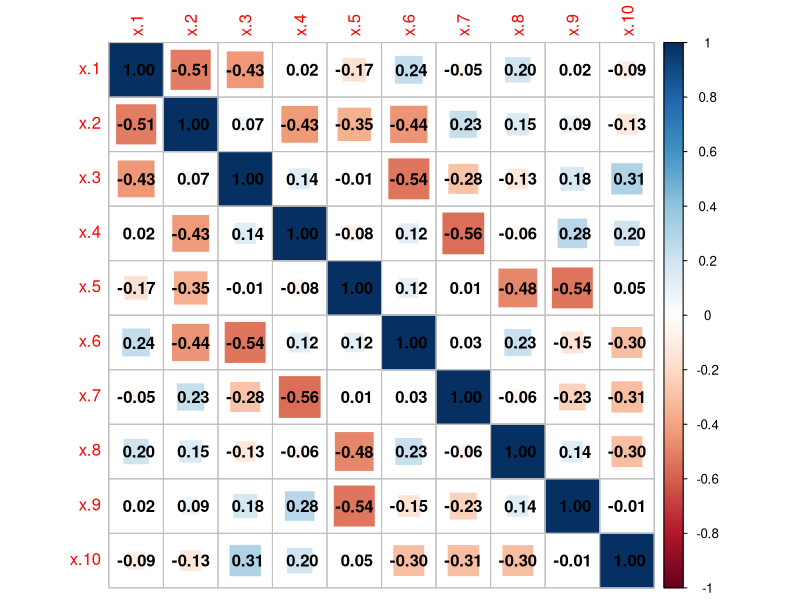

Write the R code that produced this figure.
## ---- chunk 1
knitr::opts_chunk$set(echo = TRUE, warning = FALSE, message = FALSE)
## ---- chunk 2
rm(list = ls())
library(readr) ; library(tidyverse) ; library(corrplot) ; library(MASS)

train <- read.csv("vowel_train.csv", sep = ",")
train$x.10. <- gsub("\\\\", "", train$x.10.)
train$x.10. <- as.numeric(gsub("}", "", train$x.10.))
train$x.10 <- train$x.10. ; train$x.10. <- NULL

test <- read.csv("vowel_test.csv", sep = ",")
test$x.10. <- gsub("\\\\", "", test$x.10.)
test$x.10. <- as.numeric(gsub("}", "", test$x.10.))
test$x.10 <- test$x.10. ; test$x.10. <- NULL
head(train) ; summary(train)

corr_matrix <- cor(train[,-1]) # correlation matrix
corrplot(corr_matrix, method = "square", addCoef.col = 'black')  # associated plot

train[paste0("y_", 1:11)] <- lapply(1:11, function(k) { as.integer(train$y == k)})
test[paste0("y_", 1:11)] <- lapply(1:11, function(k) { as.integer(test$y == k)})

x_vars <- paste0("x.", 1:10) # string vector of the name of the features

# Regression Indicator Matrix ------

models <- vector("list", 11) # create an empty list to store the 11 regressions

for (k in 1:11) { # loop through the 11 groups
  y_var <- paste0("y_", k) # string vector of the name of group k 
  
  formula_k <- as.formula(
    paste(y_var, "~", paste(x_vars, collapse = " + ")) # formula regress y_k on the features
  )
  
  models[[k]] <- lm(formula_k, data = train) # fit the reg
}

fitted_train <- as.data.frame(
  lapply(models, fitted) # retrieve the fitted values for each model
) # we store them in a data.frame

names(fitted_train) <- paste0("y_", 1:11) # rename the columns for clarity

# the predicted outcome is the one with the highest fitted values 
prediction_train <- max.col(fitted_train, ties.method = "first")

# Training error rate is ~0.48
train_error_rate <- mean(train$y != prediction_train) ; train_error_rate

# we obtain the fitted values of the model on the test data
fitted_test <- as.data.frame(
  lapply(models, function(model) predict(model, newdata = test))
)

names(fitted_test) <- paste0("y_", 1:11)

prediction_test <- max.col(fitted_test, ties.method = "first")

# the test error rate is ~0.67
test_error_rate <- mean(test$y != prediction_test) ; test_error_rate

# LDA ------ 

lda_model <- lda(y ~ x.1 + x.2 + x.3 + x.4 + x.5 + x.6 + x.7 + x.8 + x.9 + x.10,
                 data = train) ; lda_model

lda_prediction_train <- predict(lda_model, newdata = train)
lda_prediction_test <- predict(lda_model, newdata = test)

# training error rate is ~ 0.32
lda_train_error_rate <- mean(train$y != lda_prediction_train$class) ; lda_train_error_rate
# test error rate is ~ 0.56
lda_test_error_rate <- mean(test$y != lda_prediction_test$class) ; lda_test_error_rate

# QDA ---------

qda_model <- qda(y ~ x.1 + x.2 + x.3 + x.4 + x.5 + x.6 + x.7 + x.8 + x.9 + x.10,
                 data = train) ; qda_model

qda_prediction_train <- predict(qda_model, newdata = train)
qda_prediction_test <- predict(qda_model, newdata = test)

# training error rate is ~ 0.01
qda_train_error_rate <- mean(train$y != qda_prediction_train$class) ; qda_train_error_rate
# test error rate is ~ 0.53
qda_test_error_rate <- mean(test$y != qda_prediction_test$class) ; qda_test_error_rate
